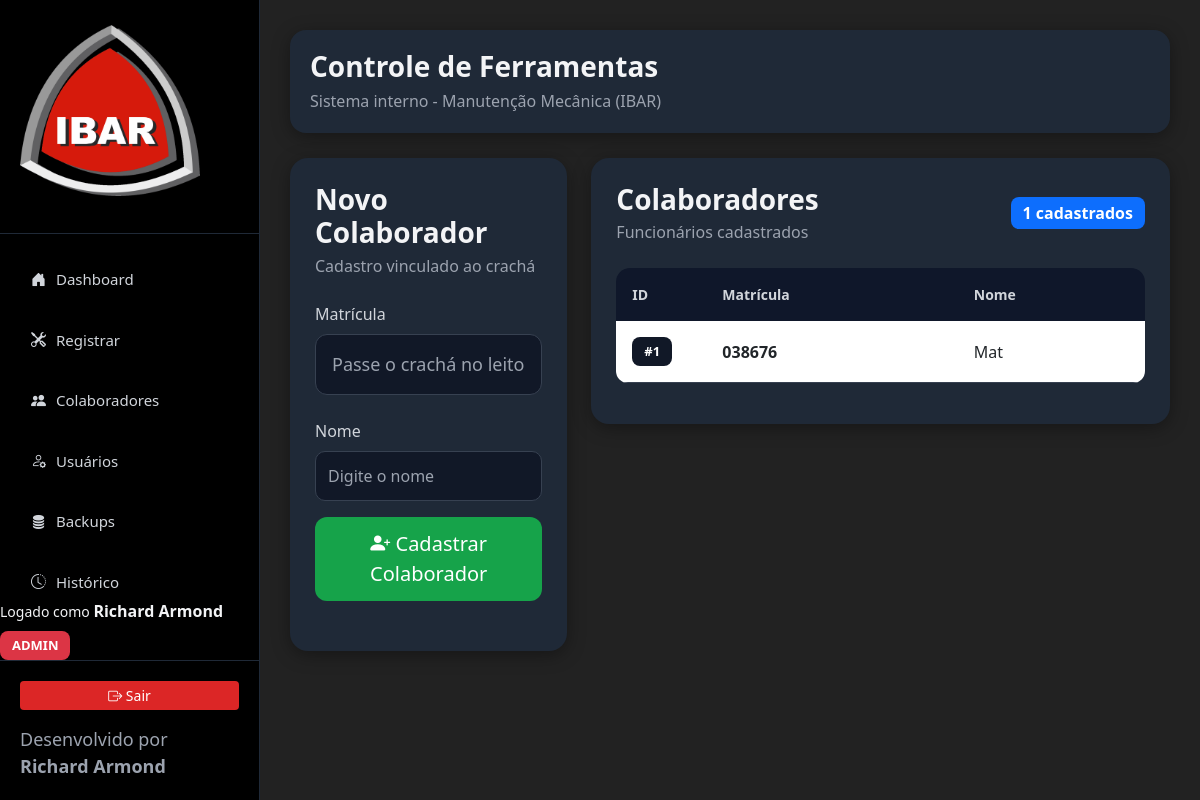
The page /colaboradores (signed in) on the database as committed earlier.
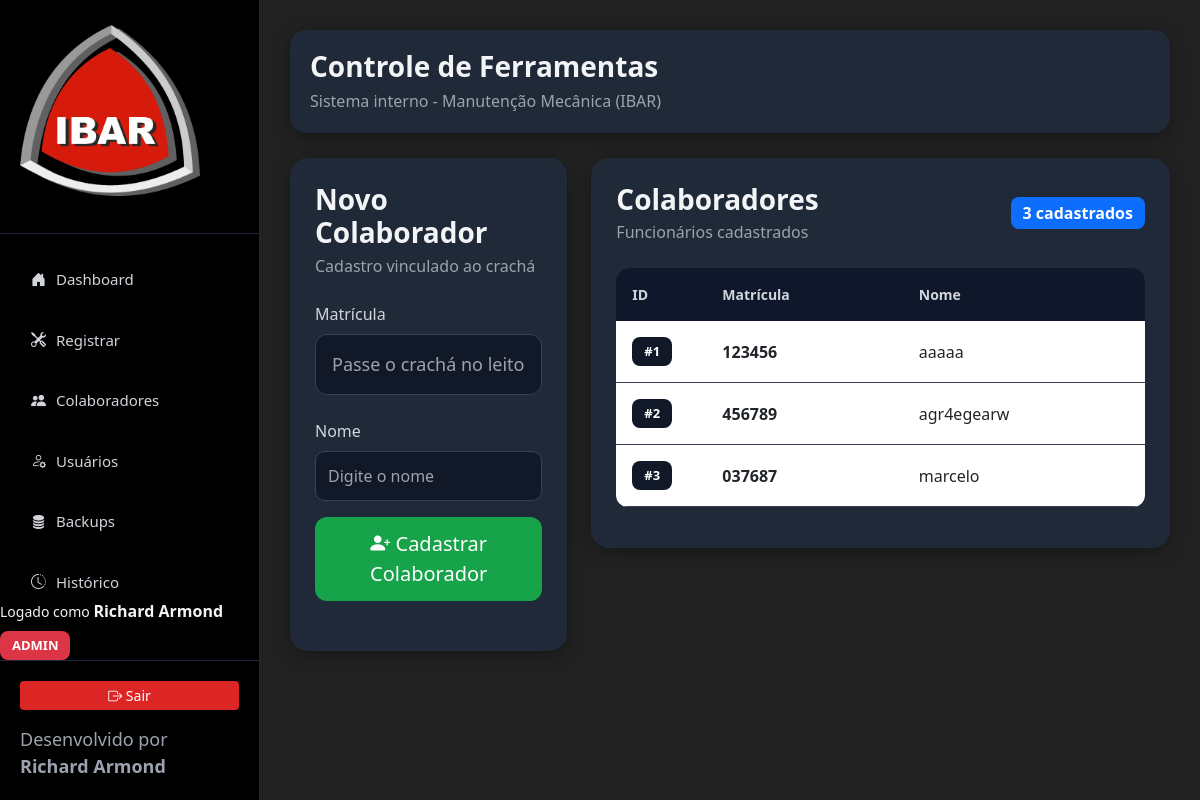
The same page on the database as committed later.
### tables this page shows
CREATE TABLE usuarios (
            id INTEGER PRIMARY KEY AUTOINCREMENT,
            matricula TEXT UNIQUE NOT NULL,
            nome TEXT NOT NULL
        );

### routes/colaboradores_routes.py (the view, shortened to what this page needs)
@app.route('/colaboradores', methods=['GET', 'POST'])
@login_obrigatorio
@admin_obrigatorio
def colaboradores():
    with conectar() as con:
        colaboradores = con.execute('''
        SELECT *
        FROM usuarios
        ORDER BY nome ASC
        ''').fetchall()
    return render_template(
        'colaboradores.html',
        colaboradores=colaboradores
    )

### database/db.py (called while the page is built)
def conectar():
    con = sqlite3.connect(
        BANCO,
        check_same_thread=False
    )
    con.row_factory = sqlite3.Row
    return con

### utils/auth.py (called while the page is built, shortened)
def login_obrigatorio(f):
    @wraps(f)
    def decorated_function(*args, **kwargs):
        usuario_id = session.get('usuario_id')
        if not usuario_id:
            return redirect(url_for('login'))
        with conectar() as con:
            usuario = con.execute('''
            SELECT *
            FROM sistema_usuarios
            WHERE id=?
            ''', (usuario_id,)).fetchone()
        session['usuario_nome'] = usuario['nome']
        session['usuario'] = usuario['usuario']
        session['tipo'] = usuario['tipo']
        return f(*args, **kwargs)
    return decorated_function

def admin_obrigatorio(f):
    @wraps(f)
    def decorated_function(*args, **kwargs):
        if session.get('tipo') != 'admin':
            flash(
                'Acesso permitido apenas para administradores.',
                'erro'
            )
            return redirect(url_for('index'))
        return f(*args, **kwargs)
    return decorated_function

### templates/colaboradores.html
{% extends 'base.html' %}
{% block content %}
<div class="row g-4">
    <div class="col-lg-4">
        <div class="card-custom h-100">
            <div class="mb-4">
                <h3 class="mb-1">
                    Novo Colaborador
                </h3>
                <p class="text-muted">
                    Cadastro vinculado ao crachá
                </p>
            </div>
            <form method="post" autocomplete="off">
                <div class="mb-4">
                    <label class="form-label">
                        Matrícula
                    </label>
                    <input type="text"
                           class="form-control form-control-lg"
                           name="matricula"
                           autofocus
                           required
                           autocomplete="off"
                           inputmode="none"
                           placeholder="Passe o crachá no leitor">
                </div>
                <div class="mb-3">
                    <label class="form-label">
                        Nome
                    </label>
                    <input type="text"
                           class="form-control"
                           name="nome"
                           required
                           autocomplete="off"
                           placeholder="Digite o nome">
                </div>
                <div class="d-grid">
                    <button type="submit"
                            class="btn btn-success btn-lg">
                        <i class="bi bi-person-plus-fill"></i>
                        Cadastrar Colaborador
                    </button>
                </div>
            </form>
        </div>
    </div>
    <div class="col-lg-8">
        <div class="card-custom">
            <div class="d-flex justify-content-between align-items-center mb-4 flex-wrap gap-3">
                <div>
                    <h3 class="mb-1">
                        Colaboradores
                    </h3>
                    <p class="text-muted mb-0">
                        Funcionários cadastrados
                    </p>
                </div>
                <span class="badge bg-primary fs-6">
                    {{ colaboradores|length }}
                    cadastrados
                </span>
            </div>
            <div class="table-responsive">
                <table class="table table-hover align-middle">
                    <thead>
                        <tr>
                            <th width="90">ID</th>
                            <th>Matrícula</th>
                            <th>Nome</th>
                        </tr>
                    </thead>
                    <tbody>
                        {% for c in colaboradores %}
                        <tr>
                            <td>
                                <span class="badge bg-dark">
                                    #{{ c['id'] }}
                                </span>
                            </td>
                            <td>
                                <strong>
                                    {{ c['matricula'] }}
                                </strong>
                            </td>
                            <td>
                                {{ c['nome'] }}
                            </td>
                        </tr>
                        {% endfor %}
                    </tbody>
                </table>
            </div>
        </div>
    </div>
</div>
{% endblock %}

Rows that differ between the two databases and show on the page:
changed usuarios id 1: matricula "038676" → "123456"; nome "Mat" → "aaaaa"
added usuarios: id "2", matricula "456789", nome "agr4egearw"
added usuarios: id "3", matricula "037687", nome "marcelo"
Other text that changed with them:
{{ colaboradores|length }}: "1" → "3"
